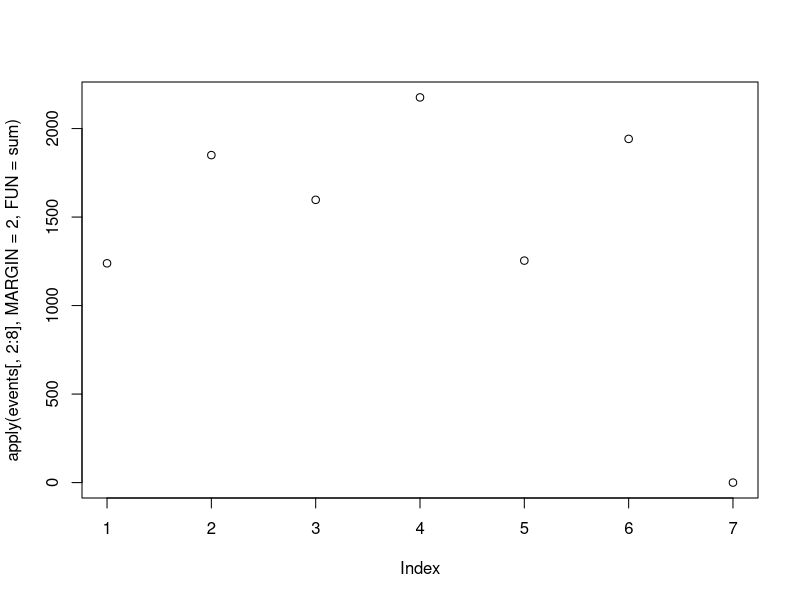
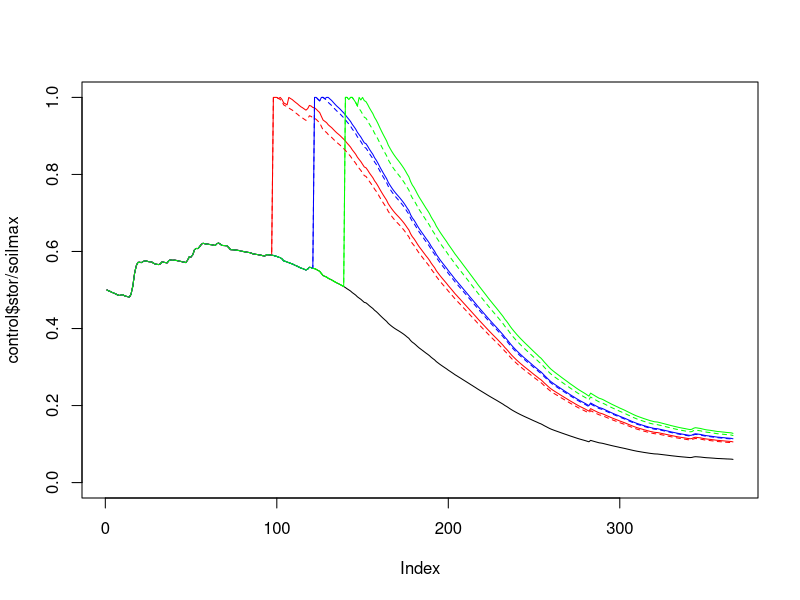
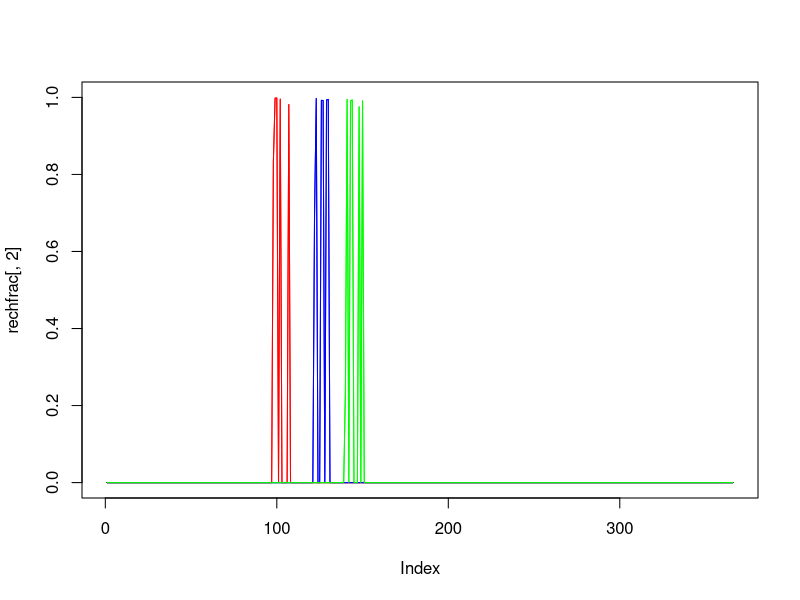

Write R code to recreate these figures, in order. (Note: this script raises an error after producing the figures.)
#THORNTHWAITE-MATHER WATER BALANCE
library(lubridate)

ctract14=read.csv("CT_ET_2014.csv")
ctract14=cbind(data.frame(year=rep(2014,nrow(ctract14)),irrig=rep(0,nrow(ctract14))),ctract14)
ctract15=read.csv("CT_ET_2015.csv")
ctract15=cbind(data.frame(year=rep(2015,nrow(ctract15)),irrig=rep(0,nrow(ctract15))),ctract15)

#get irrigation data
events=read.csv("ct_appliedwater.csv")
idayz=yday(as.POSIXct(events$Date,format="%d-%m-%y"))
events[,2:8]=events[,2:8]*10 #convert to mm

plot(apply(events[,2:8],MARGIN=2,FUN=sum)) #total applied water (mm) by treatment

start=yday("1-10-2014") #october 1st 2014 to october 1st 2015

ctract=rbind(ctract14[start:nrow(ctract14),],ctract15[1:start,])

ct_budget_all=data.frame(year=numeric(),day=numeric(), et=numeric(), stor=numeric(), rech=numeric(), irri=numeric())
for(i in 1:7) {
  #clear irrigation data buffer and then populate with treatment info
  irrig=rep(0,366) #create buffer for irrigation quantities
  irrig[(365-start)+idayz] = events[,i+1] #insert irrigation into buffer
  
  cptract=ctract #copy ctract control data into buffer
  cptract$rain=cptract$rain+irrig #add irrigation to rain
  
  ct_exc=cptract$rain > cptract$eto #ET = PET when rainfall exceeds et
  
  soilmax=5*30.48*10*0.25 #water content at field capacity is 0.25cm/cm, in a 5ft (1500mm) rootzone
  soilc=numeric()
  eta=numeric()
  deep=numeric()
  eterm=numeric()
  eterm=c(eterm,1)
  eta=c(eta,cptract$eto[1])
  soilc=c(soilc,0.5*soilmax) #starting in october with half of field capacity
  deep=c(deep,0)
  for(m in 2:length(ct_exc)) {
    eterm=c(eterm,exp(-(cptract$eto[m]-cptract$rain[m])/soilmax))
    soilc=c(soilc,soilc[m-1]*eterm[m])
    if(soilc[m] > soilmax) {
      deep=c(deep,soilc[m]-soilmax)
      soilc[m]=soilmax
    } else {
      deep=c(deep,0)
    }
    deltaS=soilc[m]-soilc[m-1]
    if(ct_exc[m]) {
      eta=c(eta,cptract$eto[m])
    } else {
      eta=c(eta,cptract$eto[m]-deltaS)
    }
  }
  ct_budget=data.frame(exp=i,year=ctract$year,day=ctract$doy,et=eta,stor=soilc,rech=deep,irri=cptract$rain)
  ct_budget_all=rbind(ct_budget_all,ct_budget)
}

#soil storage plot by treatment
control=ct_budget_all[which(ct_budget_all$exp==7),]
janhi=ct_budget_all[which(ct_budget_all$exp==2),]
febhi=ct_budget_all[which(ct_budget_all$exp==4),]
marhi=ct_budget_all[which(ct_budget_all$exp==6),]
janlo=ct_budget_all[which(ct_budget_all$exp==1),]
feblo=ct_budget_all[which(ct_budget_all$exp==3),]
marlo=ct_budget_all[which(ct_budget_all$exp==5),]

par(mfrow=c(1,1))
plot(control$stor/soilmax,type="l",lty=1,ylim=c(0,1))
lines(janhi$stor/soilmax,type="l",lty=1,col="red")
lines(febhi$stor/soilmax,type="l",lty=1,col="blue")
lines(marhi$stor/soilmax,type="l",lty=1,col="green")
lines(janlo$stor/soilmax,type="l",lty=2,col="red")
lines(feblo$stor/soilmax,type="l",lty=2,col="blue")
lines(marlo$stor/soilmax,type="l",lty=2,col="green")

rechfrac=data.frame(day=1:366,control=0,janhi=0,febhi=0,marhi=0,janlo=0,feblo=0,marlo=0)

deltas=c(0,diff(control$stor))
rechfrac[,2]=(control$rech)/(control$rech+control$stor+control$et)
plot(rechfrac[,2],type="l",lty=1,ylim=c(0,1))

deltas=c(0,diff(janhi$stor))
rechfrac[,3]=(janhi$rech)/(janhi$rech+deltas+janhi$et)
lines(rechfrac[,3],type="l",lty=1,col="red")

deltas=c(0,diff(febhi$stor))
rechfrac[,4]=(febhi$rech)/(febhi$rech+deltas+febhi$et)
lines(rechfrac[,4],type="l",lty=1,col="blue")

deltas=c(0,diff(marhi$stor))
rechfrac[,5]=(marhi$rech)/(marhi$rech+deltas+marhi$et)
lines(rechfrac[,5],type="l",lty=1,col="green")

deltas=c(0,diff(janlo$stor))
rechfrac[,6]=(janlo$rech)/(janlo$rech+deltas+janlo$et)
lines(rechfrac[,3],type="l",lty=1,col="red")

deltas=c(0,diff(feblo$stor))
rechfrac[,7]=(feblo$rech)/(feblo$rech+deltas+feblo$et)
lines(rechfrac[,4],type="l",lty=1,col="blue")

deltas=c(0,diff(marlo$stor))
rechfrac[,8]=(marlo$rech)/(marlo$rech+deltas+marlo$et)
lines(rechfrac[,5],type="l",lty=1,col="green")


abovezero=apply(rechfrac[,2:8] > 0,MARGIN=2,FUN=which)
mean(rechfrac[abovezero$control,2])
mean(rechfrac[abovezero$janhi,3])
mean(rechfrac[abovezero$febhi,4])
mean(rechfrac[abovezero$marhi,5])
mean(rechfrac[abovezero$janlo,6])
mean(rechfrac[abovezero$feblo,7])
mean(rechfrac[abovezero$marlo,8])

par(mfrow=(c(6,1)))
plot(rechfrac[abovezero$janhi,3])
plot(rechfrac[abovezero$febhi,4])
plot(rechfrac[abovezero$marhi,5])
plot(rechfrac[abovezero$janlo,6])
plot(rechfrac[abovezero$feblo,7])
plot(rechfrac[abovezero$marlo,8])


mean(c(rechfrac[abovezero$janhi[1],3],rechfrac[abovezero$febhi[1],4],rechfrac[abovezero$marhi[1],5],rechfrac[abovezero$janlo[1],6],rechfrac[abovezero$feblo[1],7],rechfrac[abovezero$marlo[1],8]))

